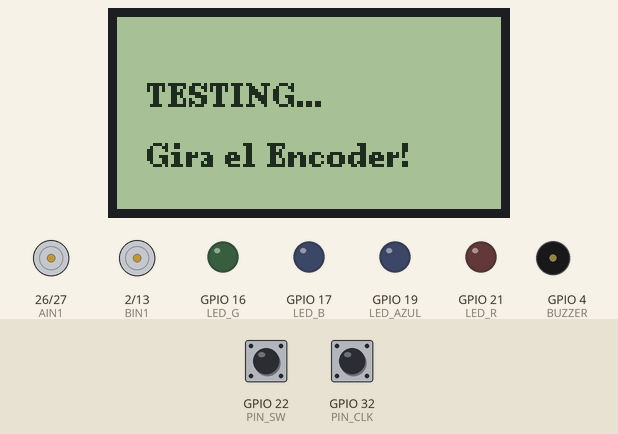
Bench run of a program on a simulated ESP32. On the bench: 128×64 one-colour display, motor-driver pin pairs drawn as motors (green arrow = first pin HIGH = forward, orange = second pin HIGH = backward, longer = more drive, scaled by the enable pin), output pins drawn as LEDs (lit = HIGH), buzzer (waves = sounding). Inputs (shaded band) come from the test bench; at power-on: GPIO 22 (PIN_SW) HIGH, GPIO 32 (PIN_CLK) HIGH. What the program prints to the serial monitor is not drawn.

Above: at 4.5 s.
4.6 s: GPIO 22 (PIN_SW) pulled LOW for 0.15 s
At 9.0 s:
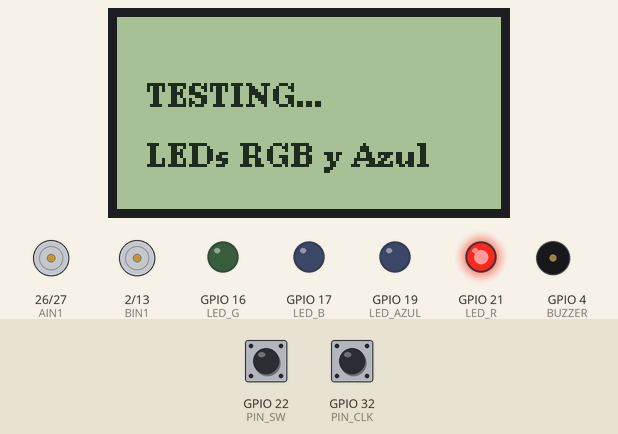
10.9 s: GPIO 22 (PIN_SW) pulled LOW for 3.2 s
At 12.1 s:
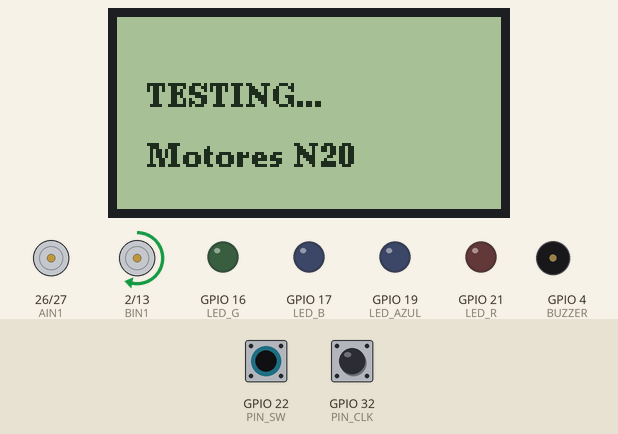
Timing chart, 0 to 21.6 s (numbered marks = the images above; inputs shaded):
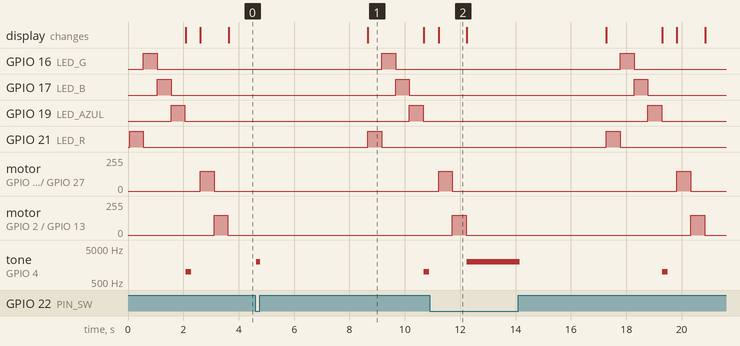

The program:

main.cpp
```cpp
#include <Arduino.h>
#include <U8g2lib.h>
#include <SPI.h>

// --- CONFIGURACIÓN PINES ---
// Pantalla ST7920
U8G2_ST7920_128X64_F_HW_SPI u8g2(U8G2_R0, /* cs=*/ 5, /* reset=*/ -1);

// Encoder
const int PIN_CLK = 32;
const int PIN_DT = 33;
const int PIN_SW = 22;

// Motores TB6612FNG
const int PWMA = 25; const int AIN1 = 26; const int AIN2 = 27;
const int PWMB = 14; const int BIN1 = 2; const int BIN2 = 13;

// Feedback
const int BUZZER = 4;
const int LED_R = 21; const int LED_G = 16; const int LED_B = 17;
const int LED_AZUL = 19;

void setup() {
  Serial.begin(115200);

  // Inicializar Pantalla
  u8g2.begin();
  u8g2.setContrast(160);

  // Inicializar Entradas (Pull-ups internas)
  pinMode(PIN_CLK, INPUT_PULLUP);
  pinMode(PIN_DT, INPUT_PULLUP);
  pinMode(PIN_SW, INPUT_PULLUP);

  // Inicializar Salidas
  pinMode(PWMA, OUTPUT); pinMode(AIN1, OUTPUT); pinMode(AIN2, OUTPUT);
  pinMode(PWMB, OUTPUT); pinMode(BIN1, OUTPUT); pinMode(BIN2, OUTPUT);
  pinMode(BUZZER, OUTPUT);
  pinMode(LED_R, OUTPUT); pinMode(LED_G, OUTPUT); pinMode(LED_B, OUTPUT);
  pinMode(LED_AZUL, OUTPUT);

  Serial.println("¡Mati, el sistema está vivo! 🤖🔥");
}

void testPantalla(String msg) {
  u8g2.clearBuffer();
  u8g2.setFont(u8g2_font_ncenB08_tr);
  u8g2.drawStr(10, 30, "TESTING...");
  u8g2.drawStr(10, 50, msg.c_str());
  u8g2.sendBuffer();
}

void loop() {
  // 1. TEST LEDS (Semáforo de amor para Coni)
  testPantalla("LEDs RGB y Azul");
  digitalWrite(LED_R, HIGH); delay(500); digitalWrite(LED_R, LOW);
  digitalWrite(LED_G, HIGH); delay(500); digitalWrite(LED_G, LOW);
  digitalWrite(LED_B, HIGH); delay(500); digitalWrite(LED_B, LOW);
  digitalWrite(LED_AZUL, HIGH); delay(500); digitalWrite(LED_AZUL, LOW);

  // 2. TEST BUZZER
  testPantalla("Buzzer Pitido");
  tone(BUZZER, 1000, 200);
  delay(500);

  // 3. TEST MOTORES (Un giro cortito para no desarmar la protoboard)
  testPantalla("Motores N20");
  // Motor A
  digitalWrite(AIN1, HIGH); digitalWrite(AIN2, LOW); analogWrite(PWMA, 150);
  delay(500); analogWrite(PWMA, 0);
  // Motor B
  digitalWrite(BIN1, HIGH); digitalWrite(BIN2, LOW); analogWrite(PWMB, 150);
  delay(500); analogWrite(PWMB, 0);

  // 4. TEST ENCODER (Mira el Monitor Serial)
  testPantalla("Gira el Encoder!");
  unsigned long t = millis();
  while(millis() - t < 5000) { // Testear por 5 segundoss
    if(digitalRead(PIN_SW) == LOW) {
      Serial.println("¡Botón presionado! 🔘");
      tone(BUZZER, 2000, 50);
    }
    // (Lectura simple de CLK para ver si hay señal)
    if(digitalRead(PIN_CLK) == LOW) Serial.println("Giro detectado 🔄");
    delay(50);
  }
}
```

Measured:
- by itself, motor on GPIO 26 (AIN1) / GPIO 27 (AIN2), motor on GPIO 2 (BIN1) / GPIO 13 (BIN2): alternates forward 150/255 for 0.50 s and stopped for 8.1 s
- what the display in image 1 shows lasts 2.0 s, from 8.7 s to 10.7 s
- what the display in image 2 shows lasts 1.0 s, from 11.2 s to 12.2 s
